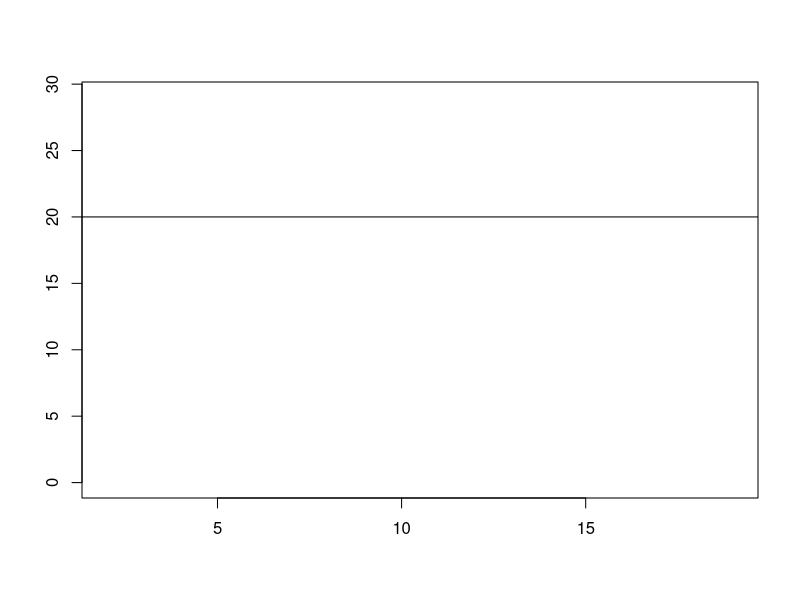

Source code (R): (Note: this script raises an error after producing the figure.)
# Testing plot to make visualizations

#make court visual
x = c(1:20)
y= c(20,20,20,20,20,20,20,20,20,20,20,20,20,20,20,20,20,20,20,20)
plot(x,y,type = "l", xlim =c(2,19), ylim = c(0,29), xlab = "", ylab="") #xaxt='n',yaxt='n'

# add pct to top 4 for line colors
top_4$pct <- c(top1_pct,top2_pct,top3_pct,top4_pct)
# add to top_4 start zone-- probably should go back and have this by default for lines
top_4 <- top_4 |> mutate(start_x = case_when(
  AttackPlay=="Go" ~ 19.5,
  AttackPlay=="Hut" ~ 16,
  AttackPlay=="X" ~ 1.5
))
start_y = 30
top_4 <- top_4 |> mutate(end_x = case_when(
  end_zone==1 | end_zone==9 | end_zone==2 ~ 16,
  end_zone==6 | end_zone==8 | end_zone==3 ~ 10,
  end_zone==5 | end_zone==7 | end_zone==4 ~ 4
), end_y = case_when(
  end_zone == 5 | end_zone == 6 | end_zone == 1 ~ 5,
  end_zone == 7 | end_zone == 8 | end_zone == 9 ~ 15,
  end_zone == 4 | end_zone == 3 | end_zone == 2 ~ 25
), color = case_when(
  pct <= 0.150 ~ 'darkred',
  pct >0.15 & pct <= 0.3 ~ 'yellow',
  pct > 0.3 ~ 'darkgreen'
))

# add lines to plot
arrows(top_4[[1,6]], start_y, top_4[[1,7]],top_4[[1,8]], length = 0.05, lwd=2, col = top_4[[1,9]])
arrows(top_4[[2,6]], start_y, top_4[[2,7]],top_4[[2,8]], length = 0.05, lwd=2, col = top_4[[2,9]])
arrows(top_4[[3,6]], start_y, top_4[[3,7]],top_4[[3,8]], length = 0.05, lwd=2, col = top_4[[3,9]])
arrows(top_4[[4,6]], start_y, top_4[[4,7]],top_4[[4,8]], length = 0.05, lwd=2, col = top_4[[4,9]])
